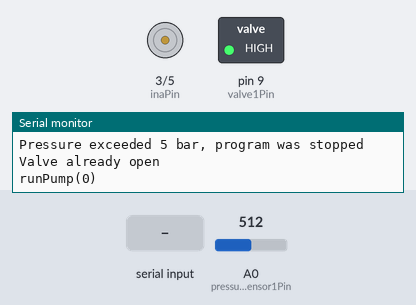
This sketch was run on a simulated Arduino Mega 2560, built with avr-gcc and run on an emulated ATmega2560. Parts: motor-driver pin pairs drawn as motors (green arrow = first pin HIGH = forward, orange = second pin HIGH = backward, longer = more drive, scaled by the enable pin), switched loads named in the sketch (green lamp = pin HIGH), the last lines printed to the serial monitor. The test bench sets the inputs (shaded band); at power-on: A0 (pressureSensor1Pin) = 512.

Above: at 1.6 s.
1.7 s: "closeValve\n" received over Serial
At 2.12 s:
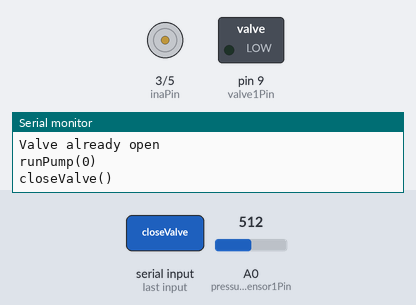
3.7 s: "readPressure\n" received over Serial
5.4 s: "eepromSaveNumber\n" received over Serial
Timing chart, 0 to 8.4 s (numbered marks = the images above; inputs shaded):
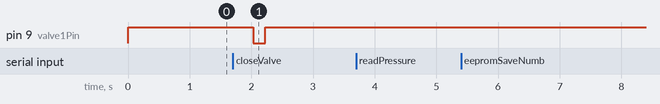

The sketch:

controllino_filter_cycle_test.ino
```cpp
#include <Controllino.h>    //Controllino lib
#include <EEPROM.h>         //eeprom lib


//Serial reading
const byte numChars = 32;
char receivedChars[numChars]; // an array to store the received data
int receivedInt;
boolean newData = false;

//Motor control pins
const int inaPin = CONTROLLINO_D1;        //CTRL4
const int inbPin = CONTROLLINO_D3;        //CTRL5
const int pwmPin = CONTROLLINO_D5;        //CTRL6

//Pressure sensor pins
const int pressureSensor1Pin = CONTROLLINO_A0;

//Valve pins
const int valve1Pin = CONTROLLINO_D7;

//General vars
bool valveIsOpen = false;
int cycleNumber;
unsigned long previousMillis = 0;
int mBar;
bool runProgram;
const int addr1 = 4;
int lastSave;
int saveNumber;


void setup() {
  //EEPROM
  cycleNumber = EEPROM.read(addr1) * 100;
  saveNumber = EEPROM.read(addr1);
  lastSave = cycleNumber;

  //Motor pin setup
  pinMode(inaPin, OUTPUT);
  pinMode(inbPin, OUTPUT);
  pinMode(pwmPin, OUTPUT);

  //Valve pin setup
  pinMode(valve1Pin, OUTPUT);
  // digitalWrite(valve1Pin, LOW);

  //Analog sensor pin setup
  pinMode(pressureSensor1Pin, INPUT);

  //Start serial communication
  Serial.begin(9600);


  //Boot sequence
  runProgram = true;
  digitalWrite(valve1Pin, HIGH);
  valveIsOpen = true;
  Serial.println("...booting");
  Serial.println("Available commands are as follows:");
  Serial.println("start = Starts the filter test cycle");
  Serial.println("stop = Stops the filter test cycle");
  Serial.println("openValve = Opens the valve");
  Serial.println("closeValve = Closes the valve");
  Serial.println("[Any number between 0 and 255] = Sets the pwm for the pump");
  Serial.println("readPressure = Reads the pressure and prints it over serial");
  Serial.println("cycleNumber = Prints the cycle number over serial");
  Serial.println("eepromSaveNumber = reads the stored value from eeprom");
  Serial.println("---------------------------------------------------------");
}//end setup

void loop() {
  unsigned long currentMillis = millis();
  recvWithEndMarker();  //Read serial
  doStuffWithData();    //Do things with received data

  //Safety check
  if (readPressure() >= 5000 ) {
    Serial.println("Pressure exceeded 5 bar, program was stopped");
    openValve();
    runPump(0);
    runProgram = false;
    delay(500);
  }
  /*
  //Print pressure over serial if 2sec has passed
  if (currentMillis - previousMillis >= 2000) {
    readPressure();
    Serial.print(mBar);
    Serial.println(" mBar");
    Serial.println("---------------------------------------------------------");
    previousMillis = currentMillis;
  }
  */

  if (runProgram == true) {
    Serial.println("------------------");
    runPump(53);
    delay(1000);
    closeValve();
    while (readPressure() < 3500 ) {
      delay(100);
      Serial.print(readPressure());
      Serial.println("mBar");
    }
    if (readPressure() >= 3500 ) {
      Serial.print("cycleNumber: ");
      Serial.println(cycleNumber);
      Serial.print(readPressure());
      Serial.println("mBar");
      //runPump(60);
      //delay(500);
      openValve();
      delay(1000);
      cycleNumber++;
    }
    if (cycleNumber == lastSave+100 ) {
      saveNumber++;
      EEPROM.write(addr1, saveNumber);
      lastSave = cycleNumber;
    }

  }//end of program


}//end loop

void runPump(int pwmValue) {
  if( pwmValue <= 256 ) {
    Serial.print("runPump(");
    Serial.print(pwmValue);
    Serial.println(")");
    digitalWrite(inaPin, LOW);
    digitalWrite(inbPin, HIGH);
    analogWrite(pwmPin, pwmValue);
  }
  else {
    analogWrite(pwmPin, 0);
    Serial.println("PWM was set to high");
  }
}

void openValve() {
  if (valveIsOpen == false) {
    Serial.println("openValve()");
    digitalWrite(valve1Pin, HIGH);
    delay(200);
    valveIsOpen = true;
  }
  else {
    Serial.println("Valve already open");
  }
}

void closeValve() {
  if (valveIsOpen == true ) {
    Serial.println("closeValve()");
    digitalWrite(valve1Pin, LOW);
    delay(200);
    valveIsOpen = false;
  }
  else {
    Serial.println("Valve already closed");
  }
}

int readPressure() {
  //Serial.println("readPressure()");
  int measurementResult;
  int measurementResultmVoltage;

  // read out value from A0 screw terminal input
  measurementResult = analogRead(pressureSensor1Pin);
  //map to mV, 30400 because the voltage dividers has some overhead safety
  measurementResultmVoltage = map(measurementResult, 0, 1023, 0, 30400);
  mBar = map(measurementResultmVoltage, 0, 10000, 0, 6000);
  return mBar;

}


void recvWithEndMarker() {
  static byte ndx = 0;
  char endMarker = '\n';
  char rc;

  while (Serial.available() > 0 && newData == false) {
    rc = Serial.read();

    if (rc != endMarker) {
      receivedChars[ndx] = rc;
      ndx++;
      if (ndx >= numChars) {
        ndx = numChars - 1;
      }
    }
   else {
    receivedChars[ndx] = '\0'; // terminate the string
    ndx = 0;
    newData = true;
    }
  }

 receivedInt = atoi(receivedChars);
}

void doStuffWithData() {
  if (newData == true) {
  //Serial.print("This just in ... ");
  //Serial.println(receivedChars);

  if(strcmp(receivedChars, "openValve") == 0) {
    openValve();
  }
  else if(strcmp(receivedChars, "closeValve") == 0) {
    closeValve();
  }
  else if(strcmp(receivedChars, "readPressure") == 0) {
    Serial.print(readPressure());
    Serial.println("mBar");
  }

  else if(strcmp(receivedChars, "start") == 0) {
    runProgram = true;
  }

  else if(strcmp(receivedChars, "stop") == 0) {
    runProgram = false;
    runPump(0);

  }
  else if(strcmp(receivedChars, "eepromSaveNumber") == 0) {
    Serial.print("EEPROM save number: ");
    Serial.println(EEPROM.read(addr1));
  }
  else if(strcmp(receivedChars, "cycleNumber") == 0) {
    Serial.print("cycleNumber: ");
    Serial.println(cycleNumber);
  }
  else if(isDigit(receivedChars) == 0) {
    runPump(receivedInt);
  }

   newData = false;
  }
}
```

Measured:
- after the input at 1.7 s, pin 9 (valve1Pin): HIGH → LOW after 0.33 s, → HIGH 0.20 s later
